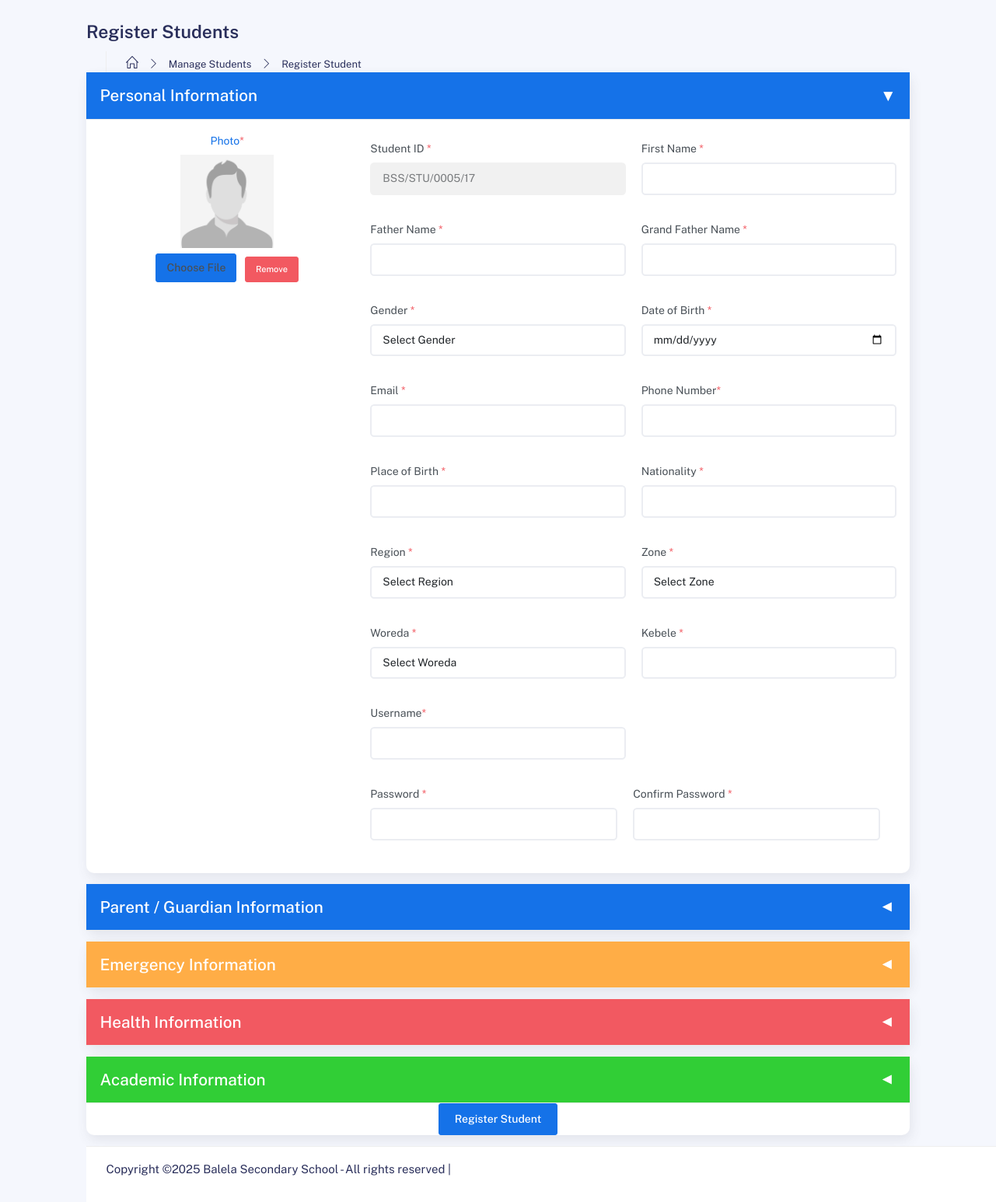
Before: /Director/register_student.php with the older database file.
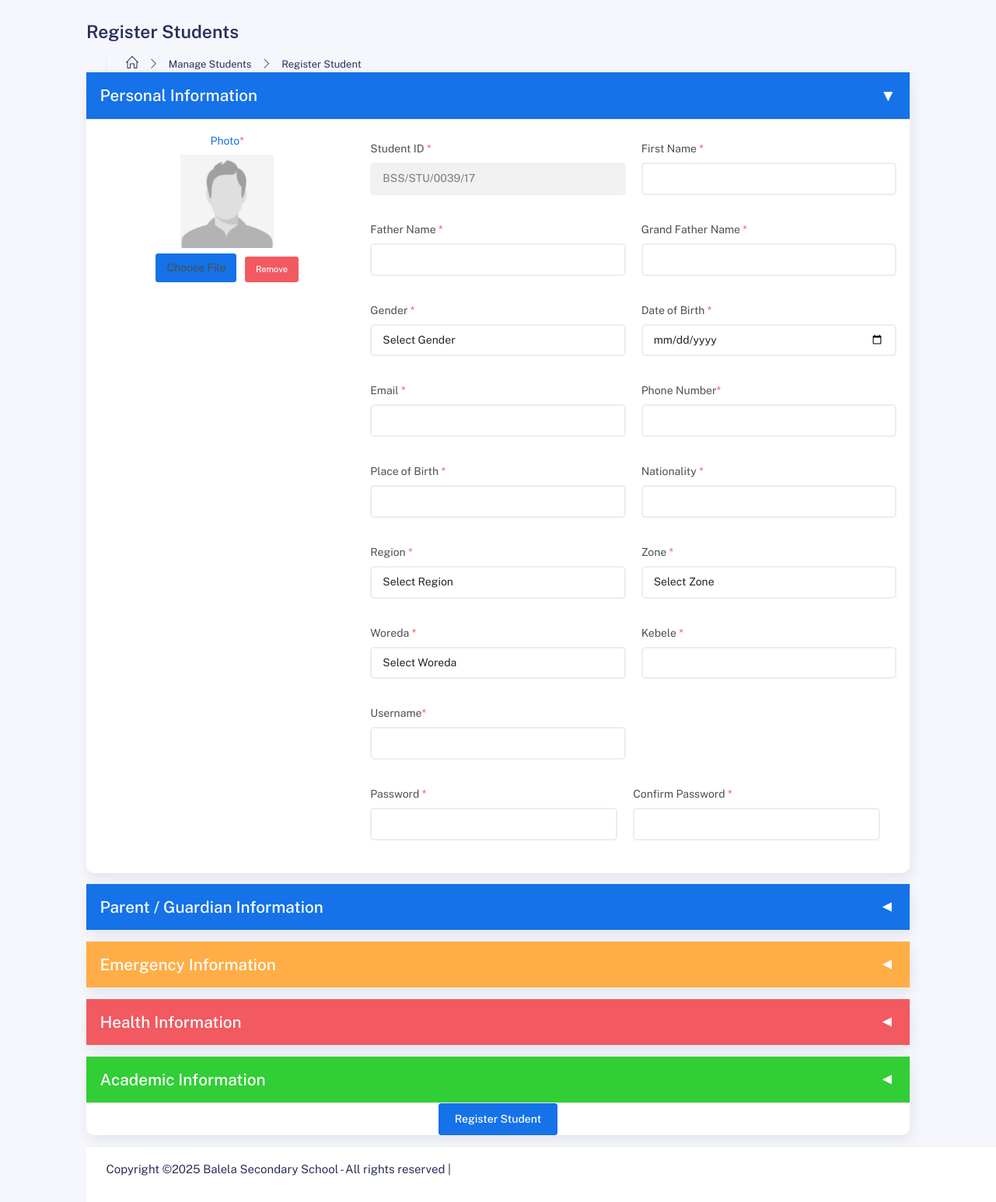
After: the same page with the newer database file.
### tables this page shows
CREATE TABLE IF NOT EXISTS `students` (
  `sid` int NOT NULL AUTO_INCREMENT,
  `student_photo` varchar(250) NOT NULL,
  `student_id` varchar(50) NOT NULL,
  `first_name` varchar(100) NOT NULL,
  `father_name` varchar(100) NOT NULL,
  `grand_father_name` varchar(100) NOT NULL,
  `gender` varchar(20) NOT NULL,
  `dob` date NOT NULL,
  `email` varchar(150) NOT NULL,
  `phone` varchar(20) NOT NULL,
  `birth_place` varchar(150) NOT NULL,
  `nationality` varchar(100) NOT NULL,
  `region` int NOT NULL,
  `zone` int DEFAULT NULL,
  `woreda` int DEFAULT NULL,
  `kebele` varchar(100) NOT NULL,
  `username` varchar(50) NOT NULL,
  `password` varchar(255) NOT NULL,
  `mother_name` varchar(100) DEFAULT NULL,
  `father_contact` varchar(20) DEFAULT NULL,
  `mother_contact` varchar(20) DEFAULT NULL,
  `father_occupation` varchar(100) DEFAULT NULL,
  `mother_occupation` varchar(100) DEFAULT NULL,
  `emergency_contact_name` varchar(100) DEFAULT NULL,
  `emergency_contact_phone` varchar(20) DEFAULT NULL,
  `blood_group` varchar(10) DEFAULT NULL,
  `medical_condition` varchar(50) DEFAULT NULL,
  `other_condition` varchar(100) DEFAULT NULL,
  `disabilities` varchar(20) DEFAULT NULL,
  `previous_school` varchar(150) DEFAULT NULL,
  `previous_documents` varchar(250) DEFAULT NULL,
  `created_at` timestamp NULL DEFAULT CURRENT_TIMESTAMP,
  PRIMARY KEY (`sid`),
  UNIQUE KEY `student_id` (`student_id`),
  UNIQUE KEY `username` (`username`)
);

### connection/function.php (called while the page is built, shortened)
<?php
include 'connection.php';
function getNextIdNumber() {
    global $conn;
    $query = "SELECT student_id FROM students ORDER BY Student_id DESC LIMIT 1";
    $result = mysqli_query($conn, $query);
    $gregorianYear = date("Y");
    $month = (int)date("n");
    $ethiopianYear = $gregorianYear - 7;
    if ($month < 9) {
        $ethiopianYear -= 1;
    }
    $prefix = "BSS/STU/";
    $newNumber = 1;
    if ($result && mysqli_num_rows($result) > 0) {
        $row = mysqli_fetch_assoc($result);
        $lastId = $row['student_id'];
        $parts = explode("/", $lastId);
        if (count($parts) === 4) {
            $newNumber = (int)$parts[2] + 1;
        }
    }
    $paddedNumber = str_pad($newNumber, 4, "0", STR_PAD_LEFT);
    return $prefix . $paddedNumber . "/" . substr($ethiopianYear, -2);
}
?>

### Director/register_student.php (the view, shortened to what this page needs)
<?php
include('directorHeader.php');
$student_id = $student_photo = $firstName = $father_full_name = $gFatherName = $gender = $email = "";
$region = $zone = $woreda = $kebele = $nationality = "";
$password = $confirmPassword = $username = $phone = $role_type = $success = "";
$dob = $birth_place = $emergency_contact_name = $emergency_contact_phone = "";
$fatherName = $mother_name = $father_contact = $mother_contact = $father_occupation = $mother_occupation = "";
$generatedId = getNextIdNumber();
?>
<div class="container">
  <div class="page-inner">
   <div class="page-header">
     <h3 class="fw-bold mb-3">Register Students</h3>
    <ul class="breadcrumbs mb-3">
      <li class="nav-home"><a href="#"><i class="icon-home"></i></a></li>
      <li class="separator"><i class="icon-arrow-right"></i></li>
      <li class="nav-item"><a href="#">Manage Students</a></li>
      <li class="separator"><i class="icon-arrow-right"></i></li>
      <li class="nav-item"><a href="#">Register Student</a></li>
    </ul>
</div>
<div class="main-content">
  <section class="section">
    <form action="" method="POST" enctype="multipart/form-data" id="studentForm">
      <div class="card mb-3">
        <div class="card-header bg-primary text-white" data-bs-toggle="collapse" href="#personalInfo" style="cursor:pointer;">
          <h4 class="mb-0">
            Personal Information
            <span class="float-end collapse-arrow">&#9660;</span>
          </h4>
        </div>
        <div class="collapse show" id="personalInfo">
          <div class="card-body">
            <div class="row">
              <div class="col-lg-4 mb-4 text-center">
                <label class="form-label text-primary">Photo<span class="text-danger">*</span></label>
                <div class="avatar-upload">
                  <div class="avatar-preview mb-2">
                    <div class="user-img">
                      <img class="profile-images" src="<?php echo !empty($student_photo) ? htmlspecialchars($student_photo) : '../assets/img/no.png'; ?>" alt="Profile Picture" width="120" height="120">
                    </div>
                  </div>
                  <label for="imageUpload" class="btn btn-primary btn-sm mb-1">Choose File</label>
                  <button type="button" id="removeImage" class="btn btn-danger btn-sm ms-2">Remove</button><br>
                </div>
              </div>
              <div class="col-lg-8">
                <div class="row">
                  <div class="form-group col-12 col-md-6 mb-3">
                    <label for="student_id">Student ID <span class="text-danger">*</span></label>
                    <input id="student_id" type="text" class="form-control" name="student_id" value="<?php echo htmlspecialchars($generatedId); ?>" readonly/>
                  </div>
                  <div class="form-group col-12 col-md-6 mb-3">
                    <label for="first_name">First Name <span class="text-danger">*</span></label>
                    <input id="first_name" type="text" class="form-control" name="first_name" value="<?php echo htmlspecialchars($firstName); ?>"/>
                  </div>
                </div>
                <div class="row">
                  <div class="form-group col-12 col-md-6 mb-3">
                    <label for="father_name">Father Name <span class="text-danger">*</span></label>
                    <input id="father_name" type="text" class="form-control" name="father_name" value="<?php echo htmlspecialchars($fatherName); ?>"/>
                  </div>
                  <div class="form-group col-12 col-md-6 mb-3">
                    <label for="grand_father_name">Grand Father Name <span class="text-danger">*</span></label>
                    <input id="grand_father_name" type="text" class="form-control" name="grand_father_name" value="<?php echo htmlspecialchars($gFatherName); ?>"/>
                  </div>
                </div>
                <div class="row">
                  <div class="form-group col-12 col-md-6 mb-3">
                    <label for="gender">Gender <span class="text-danger">*</span></label>
                    <select name="gender" id="gender" class="form-control">
                      <option value="">Select Gender</option>
                    </select>
                  </div>
                  <div class="form-group col-12 col-md-6 mb-3">
                    <label for="dob">Date of Birth <span class="text-danger">*</span></label>
                    <input type="date" name="dob" id="dob" class="form-control" value="<?php echo htmlspecialchars($dob); ?>">
                  </div>
                </div>
                <div class="row">
                  <div class="form-group col-12 col-md-6 mb-3">
                    <label for="email">Email <span class="text-danger">*</span></label>
                    <input id="email" type="email" class="form-control" name="email" value="<?php echo htmlspecialchars($email); ?>" />
                  </div>
                  <div class="form-group col-12 col-md-6 mb-3">
                    <label for="phone">Phone Number<span class="text-danger">*</span></label>
                    <input id="phone" type="text" class="form-control" name="phone" value="<?php echo htmlspecialchars($phone); ?>" />
                  </div>
                </div>
                <div class="row">
                  <div class="form-group col-12 col-md-6 mb-3">
                    <label for="birth_place">Place of Birth <span class="text-danger">*</span></label>
                    <input type="text" name="birth_place" id="birth_place" class="form-control" value="<?php echo htmlspecialchars($birth_place); ?>">
                  </div>
                  <div class="form-group col-12 col-md-6 mb-3">
                    <label for="nationality">Nationality <span class="text-danger">*</span></label>
                    <input type="text" name="nationality" id="nationality" class="form-control" value="<?php echo htmlspecialchars($nationality ?? ''); ?>">
                  </div>
                </div>
                <div class="row">
                  <div class="form-group col-12 col-md-6 mb-3">
                    <label>Region <span class="text-danger">*</span></label>
                    <select class="form-control" name="region" id="region">
                      <option value="">Select Region</option>
                    </select>
                  </div>
                  <div class="form-group col-12 col-md-6 mb-3">
                    <label>Zone <span class="text-danger">*</span></label>
                    <select class="form-control" name="zone" id="zone">
                      <option value="">Select Zone</option>
                    </select>
                  </div>
                </div>
                <div class="row">
                  <div class="form-group col-12 col-md-6 mb-3">
                    <label>Woreda <span class="text-danger">*</span></label>
                    <select class="form-control" name="woreda" id="woreda">
                      <option value="">Select Woreda</option>
                    </select>
                  </div>
                  <div class="form-group col-12 col-md-6 mb-3">
                    <label>Kebele <span class="text-danger">*</span></label>
                    <input type="text" class="form-control" name="kebele" id="kebele" value="<?php echo htmlspecialchars($kebele); ?>" />
                  </div>
                </div>
                <div class="row">
                  <div class="form-group col-12 col-md-6 mb-3">
                     <label for="username">Username<span class="text-danger">*</span></label>
                    <input id="username" type="text" class="form-control" name="username" value="<?php echo htmlspecialchars($username); ?>" />
                  </div>
                <div class="row">
                  <div class="form-group col-12 col-md-6 mb-3">
                    <label for="password" class="d-block">Password <span class="text-danger">*</span></label>
                    <input type="password" id="password" name="password" class="form-control" onkeyup="checkADDPassword()" />
                  </div>
                       <div class="form-group col-12 col-md-6 mb-3">
                     <label for="confirm_password" class="d-block">Confirm Password <span class="text-danger">*</span></label>
                    <input id="confirm_password" type="password" class="form-control" name="confirm_password" />
                  </div>
                 </div>
                </div>
              </div>
            </div>
          </div>
        </div>
      </div>
<div class="card mb-3">
  <div class="card-header bg-primary text-white" data-bs-toggle="collapse" href="#parentInfo" style="cursor:pointer;">
    <h4 class="mb-0">
      Parent / Guardian Information
      <span class="float-end collapse-arrow">&#9660;</span>
    </h4>
  </div>
</div>
<div class="card mb-3">
  <div class="card-header bg-warning text-white" data-bs-toggle="collapse" href="#emergencyInfo" style="cursor:pointer;">
    <h4 class="mb-0">
      Emergency Information
      <span class="float-end collapse-arrow">&#9660;</span>
    </h4>
  </div>
</div>
<div class="card mb-3">
  <div class="card-header bg-danger text-white" data-bs-toggle="collapse" href="#healthInfo" style="cursor:pointer;">
    <h4 class="mb-0">
      Health Information
      <span class="float-end collapse-arrow">&#9660;</span>
    </h4>
  </div>
</div>
<div class="card mb-3">
  <div class="card-header bg-success text-white" data-bs-toggle="collapse" href="#academicInfo" style="cursor:pointer;">
    <h4 class="mb-0">
      Academic Information
      <span class="float-end collapse-arrow">&#9660;</span>
    </h4>
  </div>
<div class="text-center">
  <button type="submit" name="register" class="btn btn-primary">Register Student</button>
</div>
    </form>
  </section>
</div>
<?php
include('../admin/footer.php');
?>

### Director/directorHeader.php (shortened to what this page needs)
<?php
include '../connection/connection.php';
include '../connection/function.php';
?>
<!DOCTYPE html>
<html lang="en">
<head>
	<link rel="stylesheet" href="../assets/css/bootstrap.min.css">
	<link rel="stylesheet" href="../assets/css/plugins.min.css">
	<link rel="stylesheet" href="../assets/css/kaiadmin.min.css">
</head>

### Admin/footer.php (shortened to what this page needs)
<footer class="footer">
  <div class="container-fluid">
        <p>Copyright &copy;<script>document.write(new Date().getFullYear());</script>
         Balela Secondary School - All rights reserved |</p>
  			</div>
  		</footer>
  	</div>
  </div>
<link rel="stylesheet" href="https://cdn.jsdelivr.net/npm/bootstrap-icons@1.10.5/font/bootstrap-icons.css">
  </body>
</html>

Changed rows visible on the page:
removed students: student_id "BSS/STU/0005/17"
added students: student_id "BSS/STU/0039/17"
